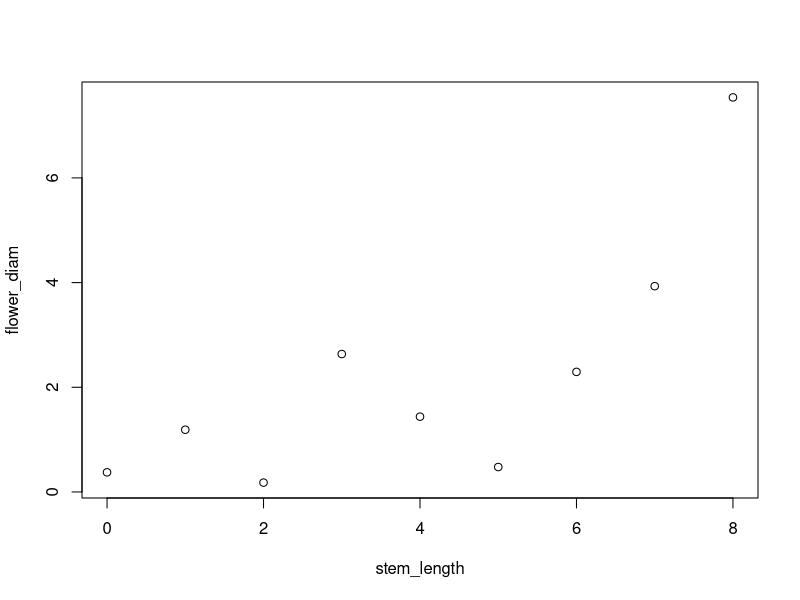
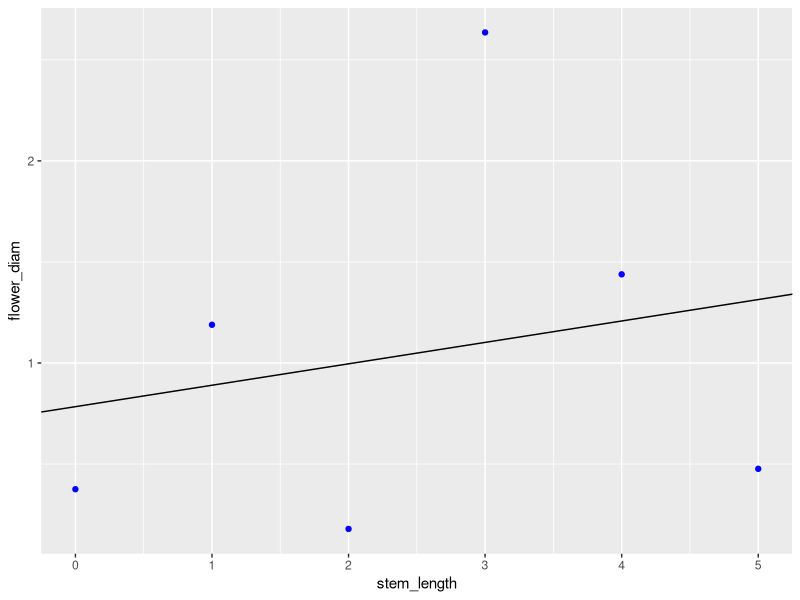
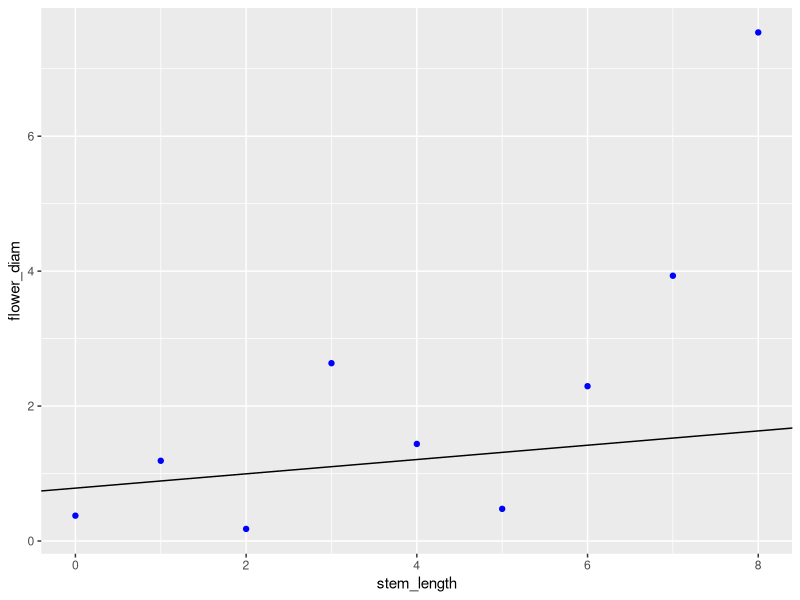

These figures' R source, in order:
## ---- chunk 1
## Make table
library(kableExtra)
library(dplyr)

df<- cbind(1:3)

colnames(df) <- c("Description")
rownames(df) <- c("Noncoverage", "Total Nonresponse", "Item Nonresponse")

df[,1] <- c("An element in the target population is not included in the survey sampling frame", "A sampled element does not participate in the survey", "A responding sampled element fails to provide acceptable responses to one or more of the survey items")

knitr::kable(df, caption = "Types of missingess")
## ---- chunk 2
# Example 1: what happens when systematic bias is ignored, and missing values are dropped
set.seed(1)
library(ggplot2)
library(dplyr)

stem_length <- seq(0, 8)
noise <- rnorm(9, 1, 1)

flower_diam <- exp(stem_length)/500 + noise

plot(stem_length, flower_diam)

df <- as_data_frame(cbind(stem_length, flower_diam))

drop_stem_length <- stem_length[1:6]
drop_flower_diam <- flower_diam[1:6]
lin <- lm(drop_flower_diam~drop_stem_length, data = df)

ggplot(data = df[1:6,], aes(x=stem_length, y=flower_diam)) + 
  geom_point(color = 'blue') + 
  geom_abline(slope = lin$coefficients[2], intercept = lin$coefficients[1])

ggplot(data = df, aes(x=stem_length, y=flower_diam)) + 
  geom_point(color = 'blue') + 
  geom_abline(slope = lin$coefficients[2], intercept = lin$coefficients[1])
